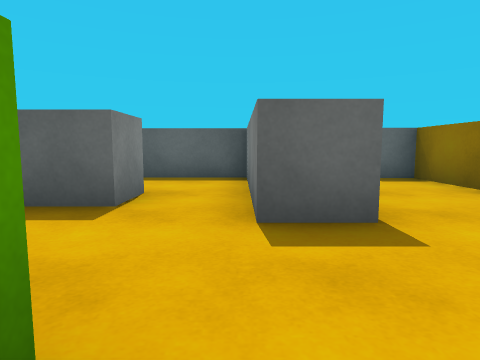
[1] (above)

13 first-person views from a walk through a Unity game level. The camera is 0.62 m above the floor, tilts 6° down and sees 75° across. The floor is counted in squares, 1 m on a side. Each view is taken from the middle of a square. On the plan, view 1 faces up. The plan holds only what a view shows up to about 9 squares ahead; the rest is blank. The place goes on beyond the plan. The player is left out. Surface patterns are stand-ins for the level's own textures.

[2]
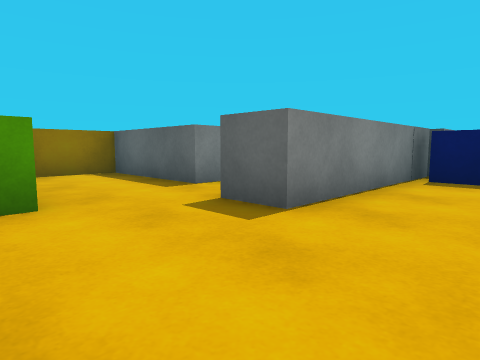

[3]
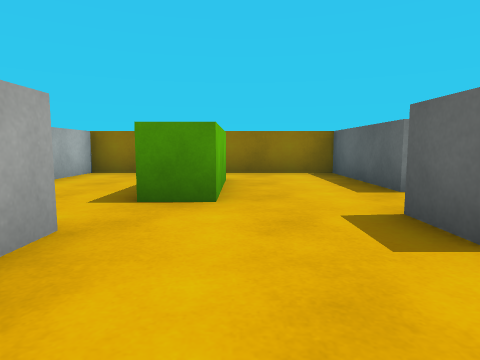

[4]
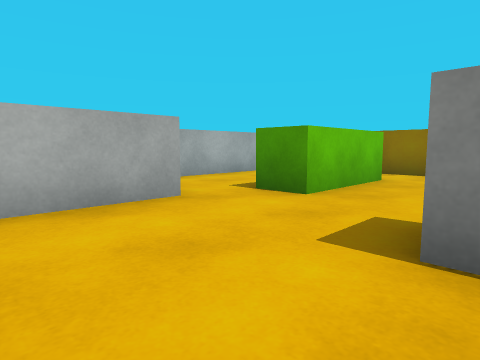

[5]
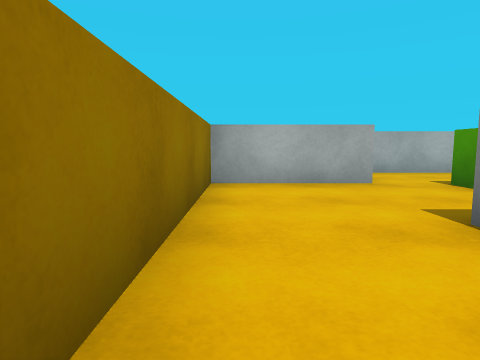

[6]
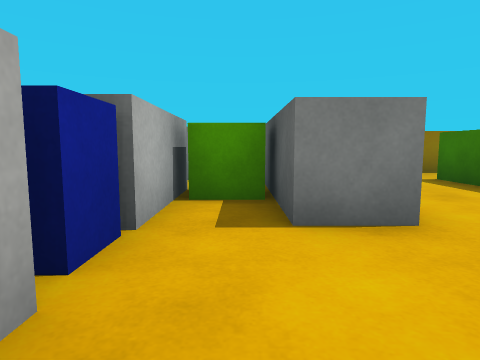

[7]
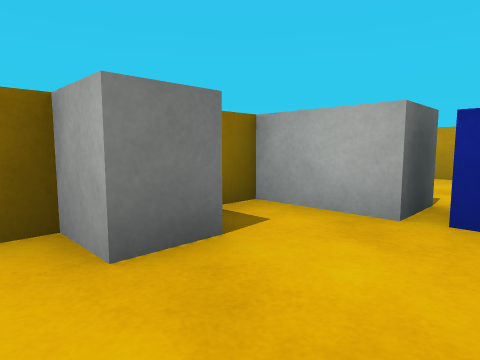

[8]
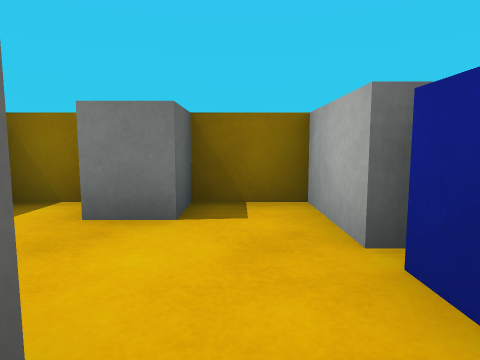

[9]
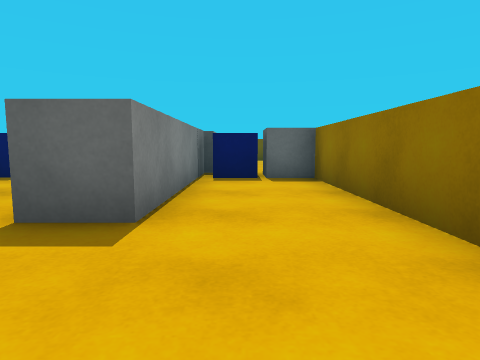

[10]
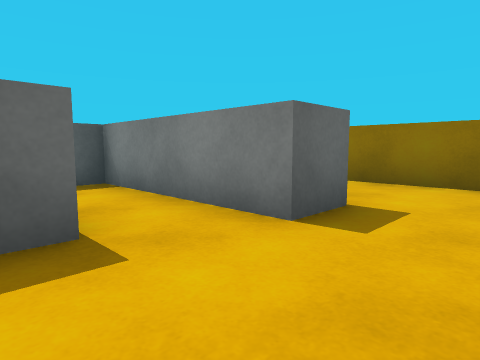

[11]
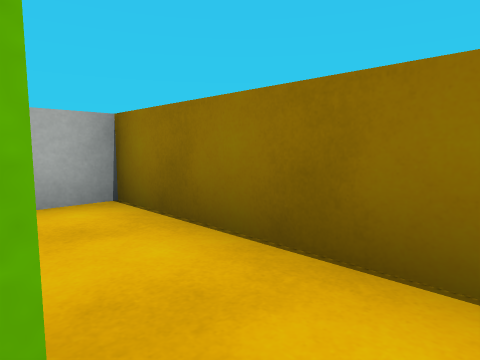

[12]
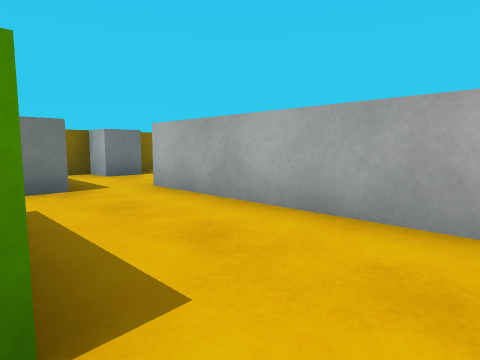

[13]
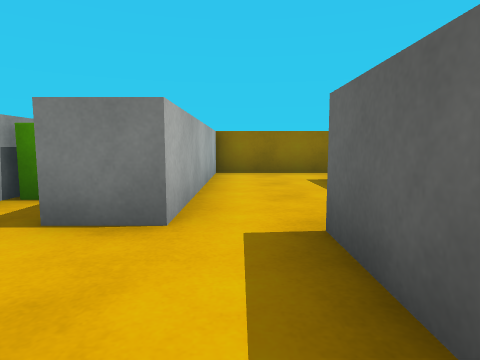

### Floor plan
Points are (right, up) in squares from view 1. A wall is a line through its corners. A room is listed if a view was taken in it or the views show most of it. See-through windows are left out.
Room 1 (views 1, 2, 3, 4, 5, 9, 10, 11, 12)
walls: (0.6, -0.4) (3.5, -0.4) (3.5, 6.4); (-1.3, 4.2) (-1.3, 3.2) (-4.6, 3.2) (-4.6, -2.6) (0.6, -2.6); (0.7, -1.4) (0.7, -0.8); (1.1, 7.4) (1.1, 2.5) (0.1, 2.5) (0.1, 4.5)
ways out: opening at (0, -2) to room 2; opening at (-1, 3.5) to room 3
objects: green block (-3, 0) to (-1, 0); blue cube (2, 7); cube (3, 7)
Room 2 (views 6, 7, 8, 13)
walls: (0.6, -2.6) (0.6, -3.6) (-2.2, -3.6); (3.5, -4.9) (3.5, -1.4); (2.2, -1.4) (0.7, -1.4)
ways out: opening at (0, -2) to room 1
objects: other object (-4, -6) to (-3, -5); block (-2, -5); green cube (-1, -5) to (-1, -4); block (0, -6) to (0, -5); blue block (1, -6) to (2, -5); block (2, -6) to (3, -5); block (3, -3)
Room 3 (no view inside)
walls: (0.1, 4.5) (0.1, 6.4) (-2, 6.4)
ways out: opening at (-1, 3.5) to room 1; opening at (-2, 5.5)

Where each view was taken, in squares from view 1:
view 1: 0 up, 0 right, facing up
view 2: 0 up, 3 right, facing up-left
view 3: 1 up, 3 right, facing left
view 4: 3 up, 3 right, facing down-left
view 5: 5 up, 3 right, facing down
view 6: 4 down, 3 right, facing left
view 7: 2 down, 1 right, facing down-right
view 8: 4 down, 0 right, facing right
view 9: 0 up, 2 right, facing up
view 10: 1 up, 2 left, facing up-right
view 11: 1 up, 3 left, facing down-left
view 12: 0 up, 4 left, facing down-right
view 13: 2 down, 3 right, facing left
